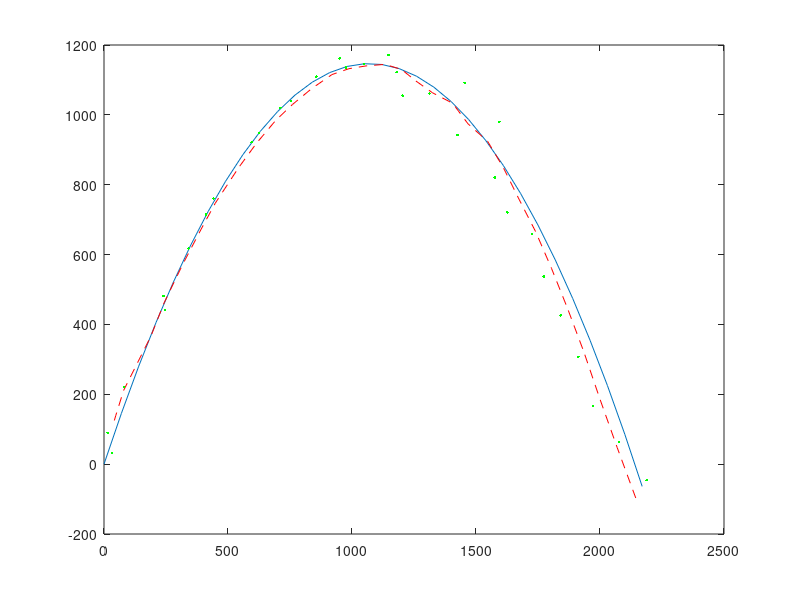

This chart was generated by the following MATLAB code:
%Kalman filter example 2: Projectile Motion
clear all; close all; clc

x_o=0;
y_o=0;
v_ox=70;
v_oy=150;
g=9.81;
t=0;
j=1;

y=0;
x=0;
v_x=1;
v_y=1;

while y>=0
    x(j)=x_o+v_ox*t;
    v_x(j)=v_ox;
    y(j)=y_o+v_oy*t-.5*g*t^2;
    v_y(j)=v_oy-g*t;
    
    t=t+1;
    j=j+1;
end

a=60;
b=-60;
w_n=(a+(b-a).*rand(j-1,1));

for i=1:j-1
    x_m(i)=x(i)+w_n(i);
    vx_m(i)=v_x(i)+w_n(i);
    y_m(i)=y(i)+w_n(i);
    vy_m(i)=v_y(i)+w_n(i);
end
    
delta_t=1;

A=[1 delta_t 0       0 ;
   0      1  0       0 ;
   0      0  1 delta_t ;
   0      0  0       1];

B=[0 0 0 0 ;
   0 0 0 0 ;
   0 0 1 0 ;
   0 0 0 1];

u=[0;0;-.5*g*delta_t;-g*delta_t];

H=eye(4,4);

x_i=[0; 100*cos(pi/4); 500; 100*sin(pi/4)];

P_i=eye(4,4);

Q=zeros(4,4);

R=.2*eye(4,4);

for i=1:j-1
    
    x_p=A*x_i+B*u;
    P_p=A*P_i*A'+Q;
    z=[x_m(i); vx_m(i);y_m(i); vy_m(i)];
    yk=z-H*x_p;
    S=H*P_p*H'+R;
    K=P_p*H'/S;
    x_n=x_p+K*yk;
    P_n=(eye(4,4)-K*H)*P_p;
    
    x_hist(i)=x_n(1,1);
    vx_hist(i)=x_n(2,1);
    y_hist(i)=x_n(3,1);
    vy_hist(i)=x_n(4,1);
    
    x_i=x_n;
    P_i=P_n;
    
end

plot(x,y,x_hist,y_hist,'r--',x_m,y_m,'g.')
